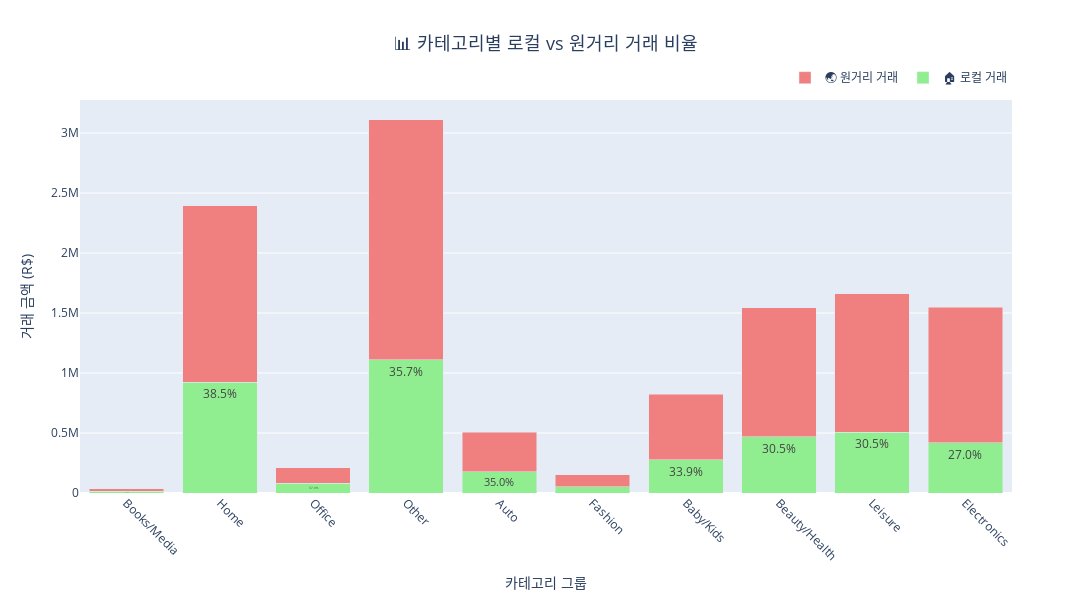

Notebook code for this chart:
### Markdown cell above
- 노드 크기 : 각 주 총 거래량 (크기 조정함)
- 엣지 : 판매자 -> 고객 거래 흐름
- 연결 밀도 : 지역간 상호작용 정도

### Code cell
# 5. Fancy 시각화 3: 카테고리별 로컬 vs 원거리 비율
print("🎨 Fancy 시각화 3: 카테고리별 로컬 vs 원거리 거래 비율")

# 카테고리별 로컬/원거리 비율
category_trade_type = df_matching.groupby(['category_group', 'trade_type']).agg({
    'total_value': 'sum',
    'transaction_count': 'sum'
}).reset_index()

# 피벗 테이블로 변환
category_pivot = category_trade_type.pivot(index='category_group', columns='trade_type', values='total_value').fillna(0)
category_pivot['total'] = category_pivot.sum(axis=1)
category_pivot['local_ratio'] = (category_pivot['Local'] / category_pivot['total'] * 100).round(1)
category_pivot = category_pivot.sort_values('local_ratio', ascending=False)

# 스택 바차트
fig3 = go.Figure()

fig3.add_trace(go.Bar(
    x=category_pivot.index,
    y=category_pivot['Local'],
    name='🏠 로컬 거래',
    marker_color='lightgreen',
    text=[f"{ratio:.1f}%" for ratio in category_pivot['local_ratio']],
    textposition='inside'
))

fig3.add_trace(go.Bar(
    x=category_pivot.index,
    y=category_pivot['Cross-State'],
    name='🌏 원거리 거래',
    marker_color='lightcoral'
))

fig3.update_layout(
    title={
        'text': "📊 카테고리별 로컬 vs 원거리 거래 비율",
        'x': 0.5,
        'font': {'size': 18}
    },
    xaxis_title="카테고리 그룹",
    yaxis_title="거래 금액 (R$)",
    barmode='stack',
    xaxis_tickangle=45,
    width=1200,
    height=600,
    legend=dict(orientation="h", yanchor="bottom", y=1.02, xanchor="right", x=1)
)

fig3.show()

### Figure 1 — Plotly figure (JSON) as saved in the notebook; plotly's stock layout.template omitted (floating-point values rounded to 4 significant figures)
{"data": [{"marker": {"color": "lightgreen"}, "name": "🏠 로컬 거래", "text": ["44.8%", "38.5%", "37.9%", "35.7%", "35.0%", "34.1%", "33.9%", "30.5%", "30.5%", "27.0%"], "textposition": "inside", "type": "bar", "x": ["Books/Media", "Home", "Office", "Other", "Auto", "Fashion", "Baby/Kids", "Beauty/Health", "Leisure", "Electronics"], "y": [16420.0, 921800.0, 80290.0, 1110000.0, 178000.0, 51540.0, 279100.0, 470400.0, 505800.0, 417200.0]}, {"marker": {"color": "lightcoral"}, "name": "🌏 원거리 거래", "type": "bar", "x": ["Books/Media", "Home", "Office", "Other", "Auto", "Fashion", "Baby/Kids", "Beauty/Health", "Leisure", "Electronics"], "y": [20200.0, 1472000.0, 131300.0, 2001000.0, 330300.0, 99510.0, 543300.0, 1072000.0, 1154000.0, 1129000.0]}], "layout": {"barmode": "stack", "height": 600, "legend": {"orientation": "h", "x": 1, "xanchor": "right", "y": 1.02, "yanchor": "bottom"}, "title": {"font": {"size": 18}, "text": "📊 카테고리별 로컬 vs 원거리 거래 비율", "x": 0.5}, "width": 1200, "xaxis": {"tickangle": 45, "title": {"text": "카테고리 그룹"}}, "yaxis": {"title": {"text": "거래 금액 (R$)"}}}}
